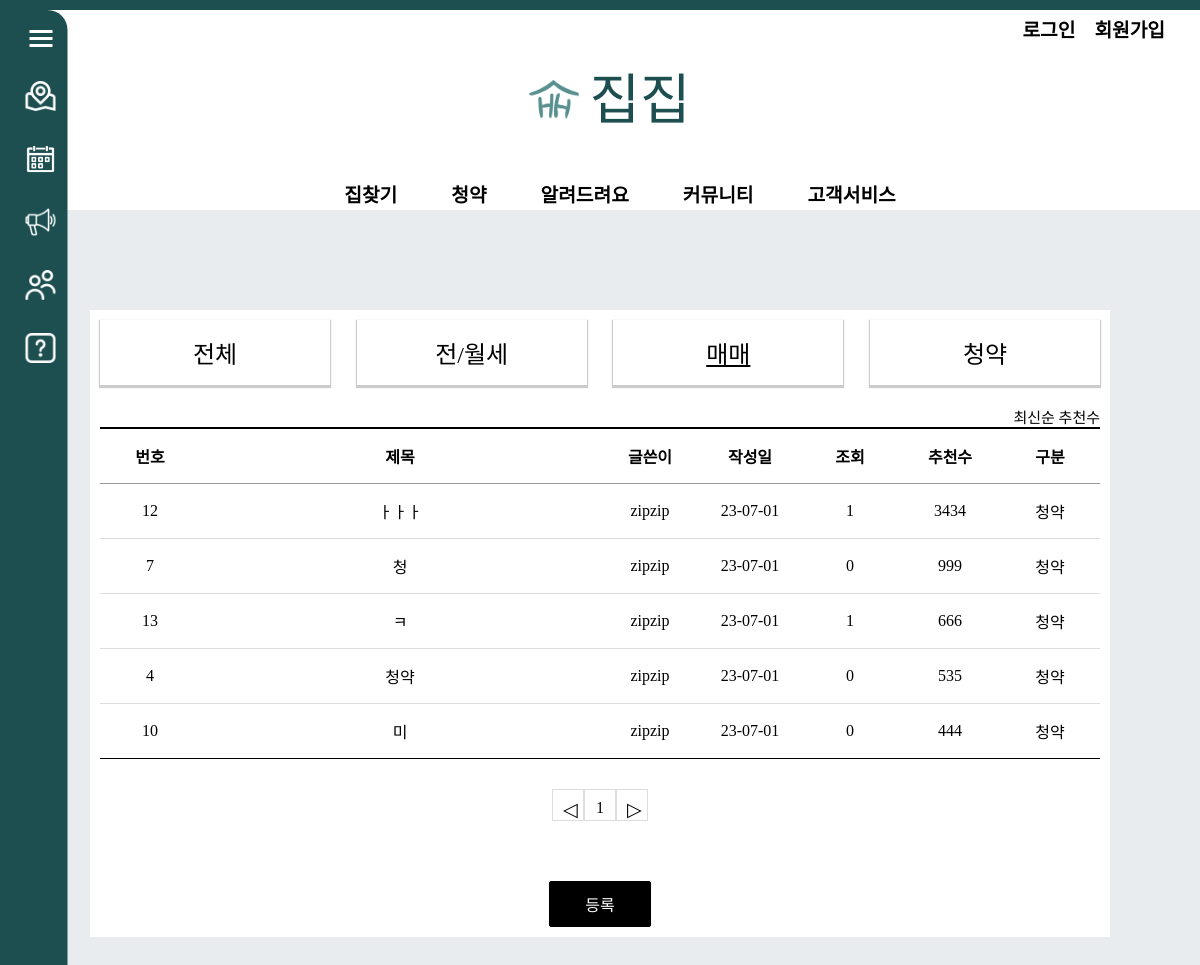
Page /review/review_subscription_recommend/ on the earlier database version.
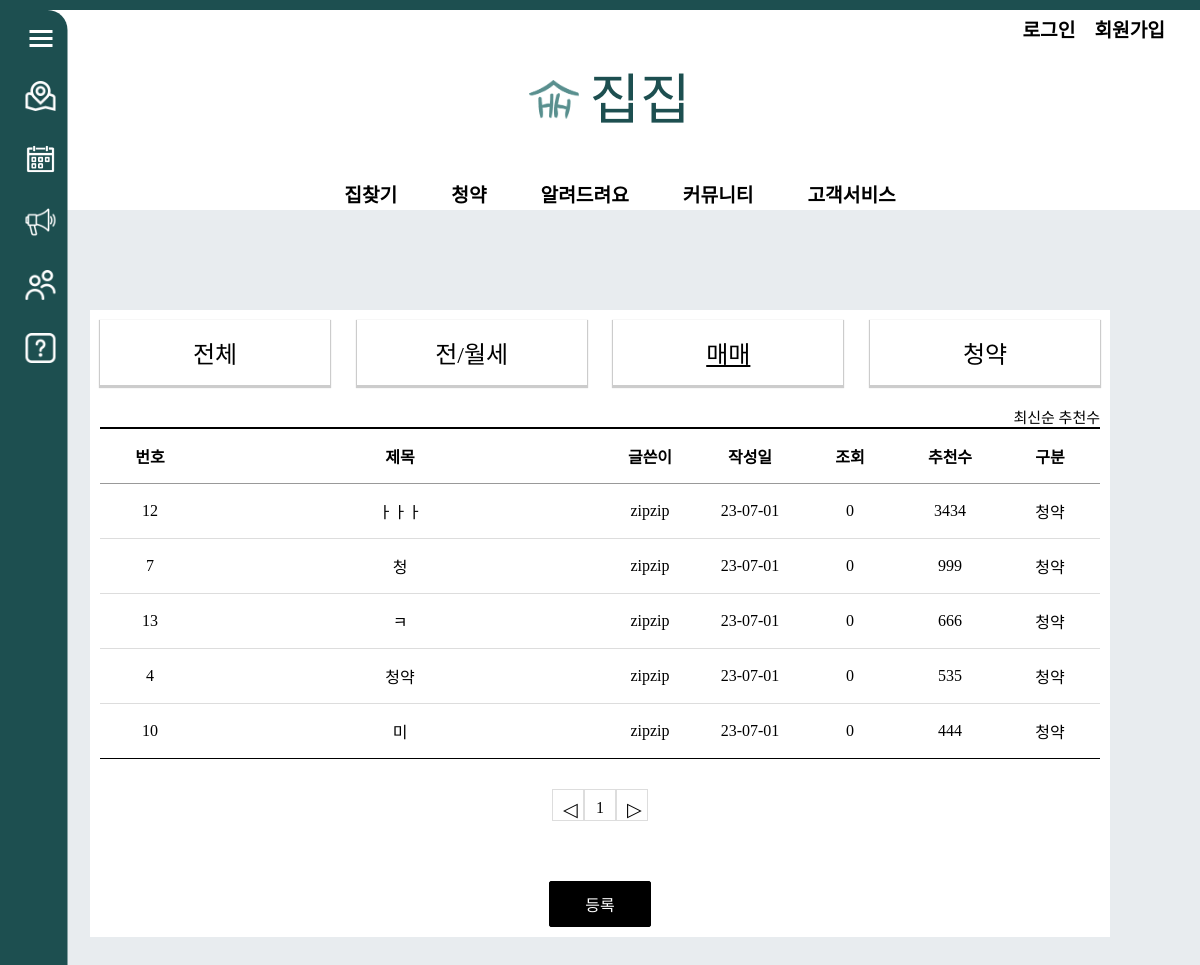
Same page on the later database version.
### review/models.py (models this page shows, shortened)
class Review_Board(models.Model):
    r_title = models.CharField(max_length=100)
    r_content = models.TextField()
    user = models.ForeignKey(User, on_delete=models.CASCADE)
    r_regdate = models.DateTimeField()
    r_modifydate = models.DateTimeField(null=True, blank=True)
    r_type = models.CharField(max_length=10) # 리뷰 게시판 타입
    r_hit = models.IntegerField(default=0)
    r_recommend = models.IntegerField(default=0)

### review/views.py (the view)
# urls.py: path('review_subscription_recommend/', views.review_list_subscription_recommend, name='review_subscription_recommend'), # 거래후기청약
def review_list_subscription_recommend(request):
    question_list = Review_Board.objects.filter(r_type='청약').order_by('-r_recommend')
    page = request.GET.get('page', '1')
    paginator = Paginator(question_list, 10)
    text = paginator.get_page(page)
    context = {'question_list': text}
    return render(request, 'review/review_list_mama.html', context)

### templates/review/review_list_mama.html (shortened to what this page needs)
<!DOCTYPE html>
<html lang="en">
{% load static %}
<head>
    <link rel="stylesheet" href="{% static 'css/review/css/css.css' %}">
</head>
<body>
{% include 'poll/sidebar.html' %}
{% include 'poll/header.html' %}
    <div class="board_wrap">
        <div class="board_list_wrap">
            <div class="category_wrap">
                <ul>
                    <li><a href="{% url 'review:review_main' %}">전체</a></li>
                    <li><a href="{% url 'review:review_jan' %}" >전/월세</a></li>
                    <li><a href="{% url 'review:review_mama' %}" class="active">매매</a></li>
                    <li><a href="{% url 'review:review_subscription' %}" >청약</a></li>
                </ul>
            </div>
            <div class="board_title_takes">
                <a href="{% url 'review:review_mama' %}">최신순</a>
                <a href="{% url 'review:review_mama_recommend' %}">추천수</a>
            </div>
            <div class="board_list">
                <div class="top">
                    <div class="num">번호</div>
                    <div class="title">제목</div>
                    <div class="writer">글쓴이</div>
                    <div class="date">작성일</div>
                    <div class="count">조회</div>
                    <div class="count">추천수</div>
                    <div class="division">구분</div>
                </div>
                {% for question in question_list %}
                <div>
                    <div class="num">{{ question.id }}</div>
                    <div class="title"><a href="{% url 'review:review_detail' question.id %}">{{ question.r_title }}</a></div>
                    <div class="writer">{{ question.user }}</div>
                    <div class="date">{{ question.r_regdate|date:"y-m-d" }}</div>
                    <div class="count">{{ question.r_hit }}</div>
                    <div class="count">{{ question.r_recommend }}</div>
                    <div class="division">{{question.r_type}}</div>
                </div>
                {% endfor %}
            </div>
            <ul class="board_page">
                {% if question_list.has_previous %}
                <li class="bt first">
                    <a class="bt prev" href="?page={{ question_list.previous_page_number }}">◀</a>
                </li>
                {% else %}
                <li class="page-item disabled">
                    <a class="bt prev">◁</a>
                </li>
                {% endif %}
                {% for page_number in question_list.paginator.page_range %}
                {% if question_list.number == page_number %}
                <li class="page-item active">
                    <a class="num">{{ page_number }}</a>
                </li>
                {% else %}
                <li class="page-item">
                    <a class="num" href="?page={{ page_number }}">{{ page_number }}</a>
                </li>
                {% endif %}
                {% endfor %}
                {% if question_list.has_next %}
                <li class="page-item">
                    <a class="bt last" href="?page={{ question_list.next_page_number }}">▶</a>
                </li>
                {% else %}
                <li class="page-item disabled">
                    <a class="bt last">▷</a>
                </li>
                {% endif %}
            </ul>
            <div class="bt_wrap">
                <a href="#" class="on">등록</a>
            </div>
        </div>
    </div>
</body>
</html>

Differences in the rows shown:
changed Review_Board "ㅏㅏㅏ": r_hit "1" → "0"
changed Review_Board id 13: r_hit "1" → "0"
